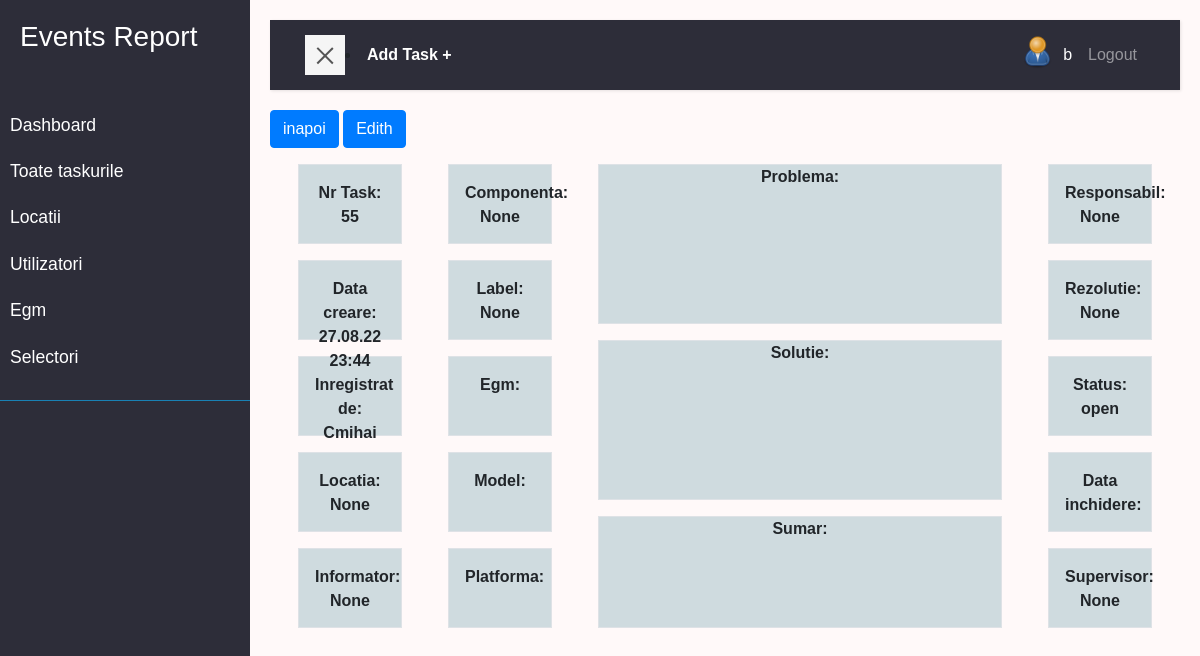
Before: /task/55/ (signed in) with the older database file.
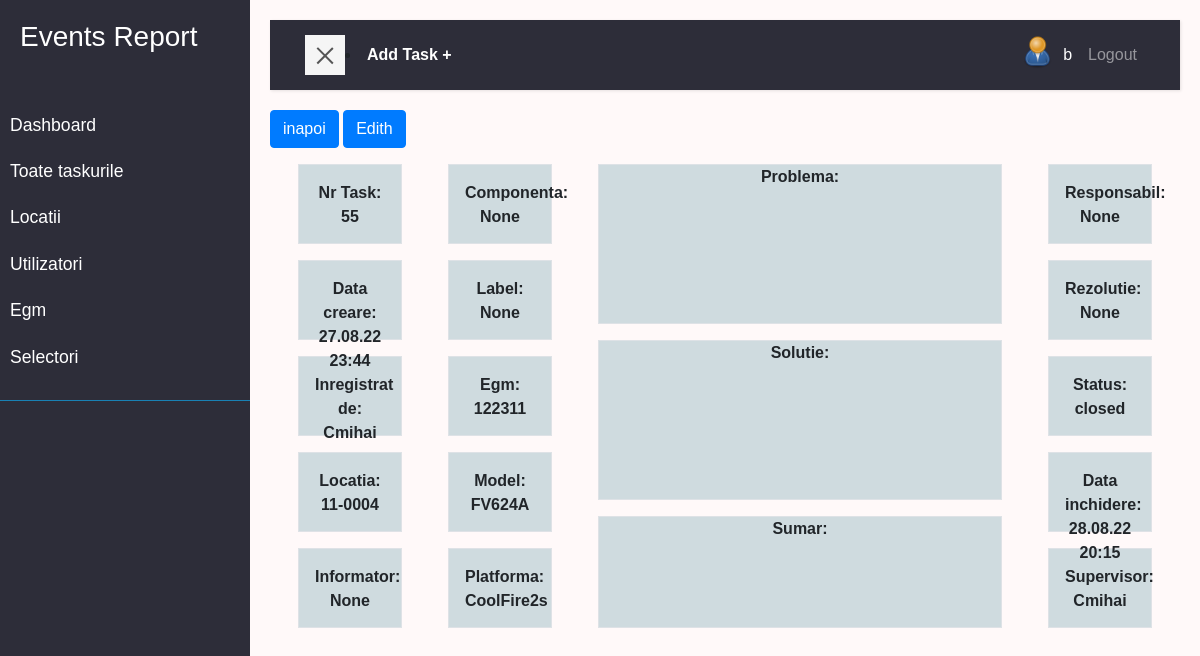
After: the same page with the newer database file.
### task/models.py (models this page shows, shortened)
class Task(models.Model):
    STAT = (
        ('open', 'Open'),
        ('closed', 'Closed'),
        ('in_progres', 'Progres'),
        ('waiting_vnet', 'VNET'),
        ('waiting_cmac', 'CMAC'),
        ('waiting_lnm', 'LNM'),
    )
    nr = models.BigAutoField(primary_key=True, unique=True, editable=False)
    created = models.DateTimeField(auto_now_add=True, null=True, blank=True)
    locatia = models.ForeignKey(
        Location, null=True, blank=True, on_delete=models.DO_NOTHING)
    egm = models.ForeignKey(Egm, null=True, blank=True,
                            on_delete=models.DO_NOTHING)
    owner = models.ForeignKey(
        Profile, null=True, blank=True, on_delete=models.DO_NOTHING)
    informatorul = models.CharField(max_length=200, blank=True, null=True)
    componenta = models.ForeignKey(
        'Componenta', null=True, blank=True, on_delete=models.DO_NOTHING)
    label = models.ForeignKey(
        'Label', null=True, blank=True, on_delete=models.DO_NOTHING)
    problema = models.TextField(blank=True, null=True)
    solutie = models.TextField(blank=True, null=True)
    sumar = models.TextField(blank=True, null=True)
    responsabil = models.CharField(max_length=200, blank=True, null=True)
    rezolutie = models.ForeignKey(
        'Rezolutie', null=True, blank=True, on_delete=models.DO_NOTHING)
    status = models.CharField(max_length=200, choices=STAT, default='open')
    data_inchidere = models.DateTimeField(null=True, blank=True)
    supervisor = models.CharField(max_length=200, blank=True, null=True)
    class Meta:
        ordering = ['-created']

### user/models.py (models this page shows)
class Profile(models.Model):
    user = models.OneToOneField(
        User, on_delete=models.CASCADE, null=True, blank=True)
    nume = models.CharField(max_length=200, blank=True, null=True)
    prenume = models.CharField(max_length=200, blank=True, null=True)
    email = models.EmailField(max_length=500, blank=True, null=True)
    username = models.CharField(max_length=200, blank=True, null=True)
    location = models.CharField(max_length=200, blank=True, null=True)
    functie = models.CharField(max_length=200, blank=True, null=True)
    profile_image = models.ImageField(null=True, blank=True, upload_to='profiles/', default='profiles/user-default.png')
    url_github = models.CharField(max_length=200, blank=True, null=True)
    url_facebook = models.CharField(max_length=200, blank=True, null=True)
    created = models.DateTimeField(auto_now_add=True)
    id = models.UUIDField(default=uuid.uuid4, unique=True,
                        primary_key=True, editable=False)
    def __str__(self):
        return str(self.username)
    class Meta:
        ordering = ['created']
    @property
    def imageURL(self):
        try:
            url = self.profile_image.url
        except:
            url = ''
        return url

### location/models.py (models this page shows)
class Location(models.Model):
    STAT = (
        ('deschisa', 'Deschisa'),
        ('inchisa', 'Inchisa'),
        ('in_progres', 'In progres'),
    )
    numar = models.CharField(max_length=200)
    name = models.CharField(max_length=200, null=True, blank=True)
    address = models.CharField(max_length=200, null=True, blank=True)
    status = models.CharField(max_length=200, choices=STAT)
    telefon = models.CharField(max_length=200, null=True, blank=True)
    adresa_ip = models.CharField(max_length=200, null=True, blank=True)
    manager = models.ForeignKey(
        'Manager', null=True, blank=True, on_delete=models.SET_NULL)
    data_deschidere = models.DateField(null=True, blank=True)
    data_inchidere = models.DateField(null=True, blank=True)
    created = models.DateTimeField(auto_now_add=True, null=True, blank=True)
    def __str__(self):
        return self.numar

### egm/models.py (models this page shows, shortened)
class Egm(models.Model):
    serie = models.CharField(max_length=200)
    cabinet = models.ForeignKey('Cabinet', null=True, blank=True, on_delete=models.DO_NOTHING)
    platforma = models.ForeignKey('Platform', null=True, blank=True, on_delete=models.DO_NOTHING)
    locatia = models.ForeignKey(Location, null=True, blank=True, on_delete=models.DO_NOTHING)
    created = models.DateTimeField(auto_now_add=True, null=True, blank=True)

class Cabinet(models.Model):
    name = models.CharField(max_length=200)
    created = models.DateTimeField(auto_now_add=True, null=True, blank=True)
    def __str__(self):
        return self.name

class Platform(models.Model):
    name = models.CharField(max_length=200)
    created = models.DateTimeField(auto_now_add=True, null=True, blank=True)
    def __str__(self):
        return self.name

### task/views.py (the view)
# urls.py: path('', include('task.urls')),
@login_required(login_url='login')
def task(request, pk):
    task = Task.objects.get(nr=pk)
    form = TaskForm(instance=task)
    if request.method == 'POST':
        form = TaskForm(request.POST, instance=task)
        if form.is_valid:
            form.save()
            return redirect('task',pk=task.nr )
    context = {'task':task, 'form':form}
    return render(request, 'task/task.html', context)

### task/templates/task/task.html (shortened to what this page needs)
{% extends 'main.html' %} {% block content %}
<a type="button" class="btn btn-primary" href="{% url 'tasks' %}">inapoi</a>
<a type="button" class="btn btn-primary" href="{% url 'edith-task' task.nr %}?next=/task/{{task.nr}}">Edith</a>
        <div class="container-md  text-center">
        <div class="row p-2 font-weight-bold">
          <div class="col-2 ">
            <div class="p-2">
            <div class="p-3 hm-size border ">
              <div>Nr Task:</div>
              <div>{{task.nr}}</div>
            </div>
          </div>
          <div class="p-2">
            <div class="p-3 hm-size border ">
              <div>Data creare:</div>
              <div>{{task.created|date:"d.m.y H:i"}}</div>
            </div>
          </div>
            <div class="p-2">
            <div class="p-3 hm-size border ">
              <div>Inregistrat de:</div>
              <div>{{task.owner}}</div>
            </div>
          </div>
            <div class="p-2">
            <div class="p-3 hm-size border ">
              <div>Locatia:</div>
              <div>{{task.locatia}}</div>
            </div>
          </div>
            <div class="p-2">
            <div class="p-3 hm-size border ">
              <div>Informator:</div>
              <div>{{task.informatorul}}</div>
            </div>
          </div>
          </div>
          <div class="col-2 ">
            <div class="p-2">
            <div class="p-3 hm-size border  ">
              <div>Componenta:</div>
              <div>{{task.componenta}}</div>
            </div>
          </div>
            <div class="p-2">
            <div class="p-3 hm-size border ">
              <div>Label:</div>
              <div>{{task.label}}</div>
            </div>
          </div>
          <div class="p-2">
          <div class="p-3 hm-size border ">
            <div>Egm:</div>
            <div>{{task.egm.serie}}</div>
          </div>
        </div>
          <div class="p-2">
          <div class="p-3 hm-size border ">
            <div>Model:</div>
            <div>{{task.egm.cabinet}}</div>
          </div>
        </div>
          <div class="p-2">
          <div class="p-3 hm-size border ">
            <div>Platforma:</div>
            <div>{{task.egm.platforma}}</div>
          </div>
        </div>
        </div>
        <div class="col-6 ">
          <div class="p-2">
          <div class=" hM-size border ">
            <div>Problema:</div>
          </div>
        </div>
          <div class="p-2">
          <div class=" hM-size border ">
            <div>Solutie:</div>
          </div>
        </div>
          <div class="p-2">
          <div class=" hM-sum border ">
            <div>Sumar:</div>
          </div>
        </div>
        </div>
        <div class="col-2">
          <div class="p-2">
            <div class="p-3 hm-size border  ">
              <div>Responsabil:</div>
              <div>{{task.responsabil}}</div>
            </div>
          </div>
            <div class="p-2">
            <div class="p-3 hm-size border ">
              <div>Rezolutie:</div>
              <div>{{task.rezolutie}}</div>
            </div>
          </div>
            <div class="p-2">
            <div class="p-3 hm-size border ">
              <div>Status:</div>
              <div>{{task.status}}</div>
            </div>
          </div>
            <div class="p-2">
            <div class="p-3 hm-size border ">
              <div>Data inchidere:</div>
              <div>{{task.data_inchidere|date:"d.m.y H:i"}}</div>
            </div>
          </div>
            <div class="p-2">
            <div class="p-3 hm-size border ">
              <div>Supervisor:</div>
              <div>{{task.supervisor}}</div>
            </div>
          </div>
        </div>
        </div>
        </div>
    {% endblock %}

Changed rows visible on the page:
changed Task "None": locatia "None" → "11-0004"; egm.serie (not shown) → "122311"; egm.cabinet (not shown) → "FV624A"; egm.platforma (not shown) → "CoolFire2s"; status "open" → "closed"; data_inchidere (not shown) → "28.08.22 20:15"; supervisor "None" → "Cmihai"
